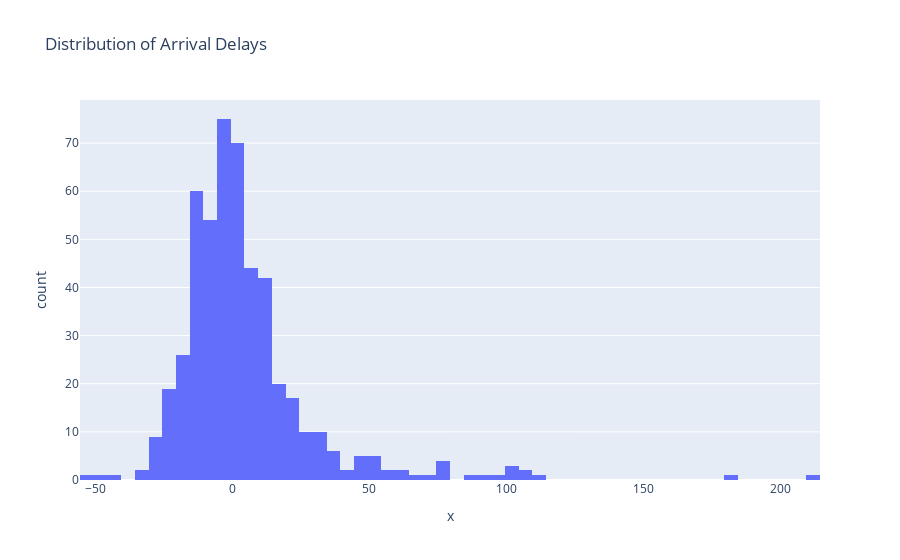

Notebook source saved alongside this figure:
### Code cell
## Write your code here
fig = px.histogram(x=data['ArrDelay'],title="Distribution of Arrival Delays")
fig.show()

### Figure 1 — Plotly figure (JSON) as saved in the notebook; plotly's stock layout.template omitted (floating-point values rounded to 4 significant figures; data arrays with more than 128 entries replaced by an {"elided": "..."} marker saying what was removed)
{"data": [{"bingroup": "x", "hovertemplate": "x=%{x}<br>count=%{y}<extra></extra>", "legendgroup": "", "marker": {"color": "#636efa", "pattern": {"shape": ""}}, "name": "", "orientation": "v", "showlegend": false, "x": {"elided": "500 float values"}, "xaxis": "x", "yaxis": "y", "type": "histogram"}], "layout": {"xaxis": {"anchor": "y", "domain": [0, 1], "title": {"text": "x"}, "type": "linear", "range": [-55.5, 214.5], "autorange": true}, "yaxis": {"anchor": "x", "domain": [0, 1], "title": {"text": "count"}, "range": [0, 78.95], "autorange": true}, "legend": {"tracegroupgap": 0}, "title": {"text": "Distribution of Arrival Delays"}, "barmode": "relative", "autosize": true}}
